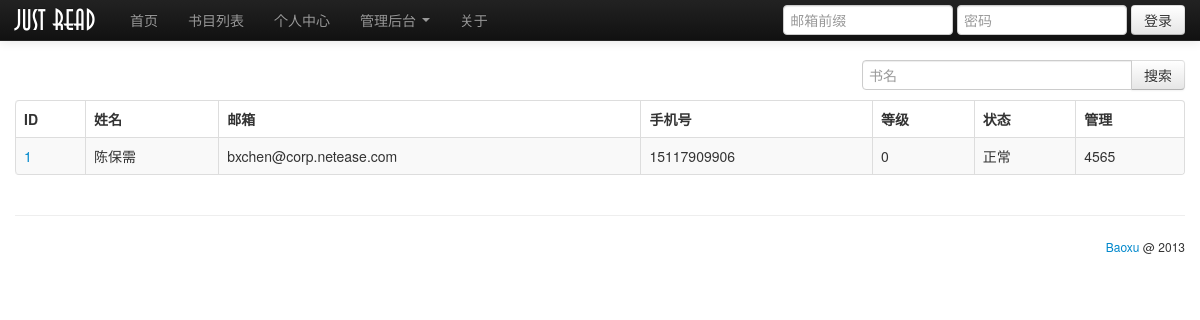
Before: /admin/user_list.php with the older database file.
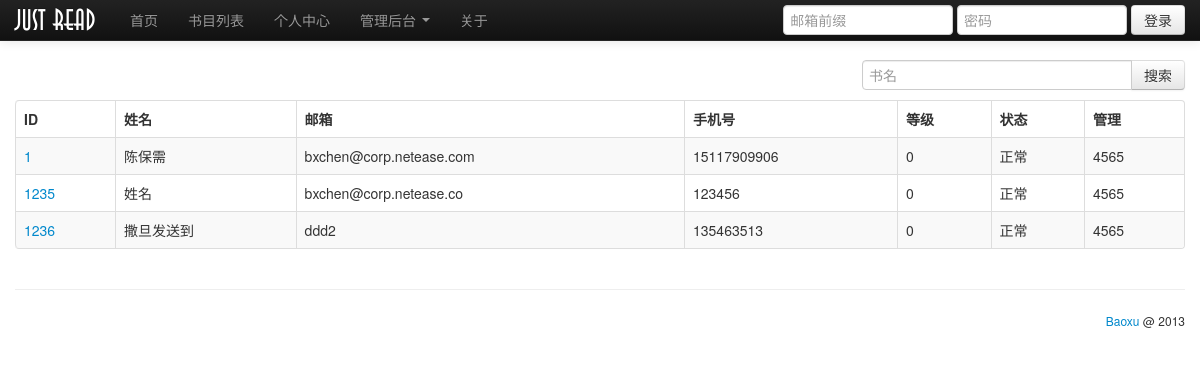
After: the same page with the newer database file.
### tables this page shows
CREATE TABLE `user` (
  `user_id` int(5) NOT NULL AUTO_INCREMENT COMMENT '用户ID-主键',
  `name` varchar(20) NOT NULL COMMENT '姓名',
  `mail` varchar(50) NOT NULL COMMENT '邮箱地址-登录名',
  `password` varchar(50) NOT NULL COMMENT '密码',
  `admin` int(1) NOT NULL DEFAULT '0' COMMENT '是否是管理员',
  `phone` bigint(11) DEFAULT NULL COMMENT '手机号',
  `head` varchar(30) DEFAULT NULL COMMENT '用户头像URI',
  `sign` varchar(300) DEFAULT NULL COMMENT '签名档',
  `level` int(1) NOT NULL DEFAULT '0' COMMENT '等级',
  `regist_time` date NOT NULL COMMENT '注册时间',
  `last_login` date DEFAULT NULL COMMENT '最后登录时间',
  `status` int(1) NOT NULL DEFAULT '1' COMMENT '帐号状态',
  PRIMARY KEY (`user_id`)
);

### admin/user_list.php (the view, shortened to what this page needs)
<!DOCTYPE html>
<html>
<head>
    <link rel = "stylesheet" href = "../css/bootstrap.min.css">
    <link rel = "stylesheet" href = "../css/bootstrap-responsive.min.css">
    <link rel = "stylesheet" href = "../css/function.css">
    <link rel = "stylesheet" href = "../css/global.css">
</head>
<body>
<?php include "../common/nav.php"; ?>
<?php
$sql = "SELECT * FROM `user`";
$result = mysql_query($sql, $conn);
$success = mysql_num_rows($result);
?>
<div class = "container">
    <div class = "input-append f-fr">
        <input class = "span3" id = "appendedInputButton" placeholder = "书名" type = "text">
        <button class = "btn" type = "button">搜索</button>
    </div>
    <table class = "table table-bordered table-hover table-striped">
        <thead>
        <tr>
            <th>ID</th>
            <th>姓名</th>
            <th>邮箱</th>
            <th>手机号</th>
            <th>等级</th>
            <th>状态</th>
            <th>管理</th>
        </tr>
        </thead>
        <tbody>
        <?php
        if($success){
            while($row = mysql_fetch_array($result)){
                $userId = $row["user_id"];
                $userName = $row["name"];
                $userMail = $row["mail"];
                $userPhone = $row["phone"];
                $userLevel = $row["level"];
                if($row["status"] == 1){
                    $userStatus = "正常";
                } elseif($row["status"] == 0){
                    $userStatus = "冻结";
                } else{
                    $userStatus = "状态错误";
                }
                echo '<tr>';
                echo '<td><a href = "user_info.php?userId=' . $userId . '">' . $userId . '</a></td>';
                echo '<td>' . $userName . '</td>';
                echo '<td>' . $userMail . '</td>';
                echo '<td>' . $userPhone . '</td>';
                echo '<td>' . $userLevel . '</td>';
                echo '<td>' . $userStatus . '</td>';
                echo '<td>' . 4565 . '</td>';
                echo '</tr>';
            }
        } else{
            echo '没有书！';
        }
        ?>
    </table>
</div>
<?php include "../common/foot.php"; ?>

### common/nav.php (shortened to what this page needs)
<div class = "navbar navbar-inverse navbar-fixed-top">
    <div class = "navbar-inner">
        <div class = "container">
            <a href = "../home" class = "brand bx-logo">Just Read</a>
            <div class = "nav-collapse collapse" style = "height: 0px;">
                <ul class = "nav">
                    <li><a href = "../home/">首页</a></li>
                    <li><a href = "../book/">书目列表</a></li>
                    <li><a href = "../user/">个人中心</a></li>
                    <li class = "dropdown">
                        <a data-toggle = "dropdown" class = "dropdown-toggle" href = "#">管理后台 <b
                                class = "caret"></b></a>
                    </li>
                    <li><a href = "../about/">关于</a></li>
                </ul>
                <?php
                if (isset($_COOKIE["userCode"])) {
                    if ($_COOKIE["userName"]) {
                        $displayName = $_COOKIE["userName"];
                    } else {
                        $displayName = substr($_COOKIE["userMail"], 0, strpos($_COOKIE["userMail"], "@"));
                    }
                    echo '<form class = "navbar-form pull-right f-dn" id = "loginForm" name = "loginForm" action = "" onsubmit = "return false;">
                    <input type = "text" placeholder = "邮箱前缀" class = "span2" name = "email" required="required"  id = "email">
                    <input type = "password" placeholder = "密码" class = "span2" name = "password" required="required"  id = "password">
                    <button class = "btn" id = "bx-login-btn" data-event-tag = "et_login_btn">登录</button>
                    </form>';
                    echo '<div id="loginSuccess" class = "navbar-form pull-right bx-login-success">' . $displayName . ' <a href="#" onclick="doLogout()"><span>注销</span></a></div>';
                } else {
                    echo '<form class = "navbar-form pull-right" id = "loginForm" name = "loginForm" action = "" onsubmit = "return false;">
                    <input type = "text" placeholder = "邮箱前缀" class = "span2" name = "email" required="required"  id = "email">
                    <input type = "password" placeholder = "密码" class = "span2" name = "password" required="required"  id = "password">
                    <button class = "btn" id = "bx-login-btn" data-event-tag = "et_login_btn">登录</button>
                    </form>';
                }
                ?>
            </div>
        </div>
    </div>
</div>

### common/foot.php (shortened to what this page needs)
<div class = "container">
    <hr>
    <footer>
        <p class = "text-right f-fs1" ><a href = "http://baoxu.net" target="_blank">Baoxu</a> @ 2013</p>
    </footer>
</div>
</body>
</html>

### css/function.css (style rules this page uses)
.f-fr { float:right; }
.f-fs1 { font-size:12px; }

### css/global.css (style rules this page uses)
.bx-logo { font-family: logoFont; font-size: 28px !important; }

### admin/user_list.php (style rules this page uses)
body { padding: 60px 0 40px 0; }

Changed rows visible on the page:
added user: user_id "1235", name "姓名", mail "bxchen@corp.netease.co", phone "123456", level "0", status "正常"
added user: user_id "1236", name "撒旦发送到", mail "ddd2", phone "135463513", level "0", status "正常"
